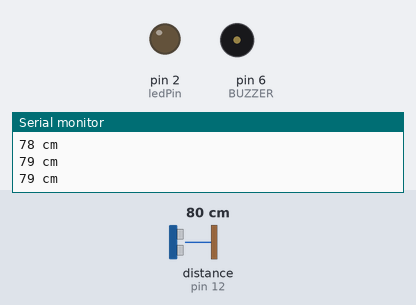
Bench run of a sketch on a simulated Arduino Uno, built with avr-gcc and run on an emulated ATmega328P. On the bench: output pins drawn as LEDs (lit = HIGH), buzzer (waves = sounding), the last lines printed to the serial monitor. Wiring (inferred from the names in the program): ultrasonic range finder: trigger pin 13; echo pin 12. Inputs (shaded band) come from the test bench; at power-on: distance to the obstacle (sensor on pin 12) 80 cm. The echo pulse lasts 58.3 µs per cm; pins used as bus, display or sensor lines are not drawn.

Above: at 1.3 s.
1.4 s: distance to the obstacle (sensor on pin 12) set to 57 cm
4.0 s: distance to the obstacle (sensor on pin 12) set to 51 cm
At 5.1 s:
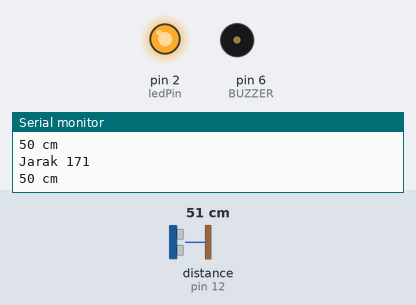
6.0 s: distance to the obstacle (sensor on pin 12) set to 35 cm
9.0 s: distance to the obstacle (sensor on pin 12) set to 29 cm
At 9.21 s:
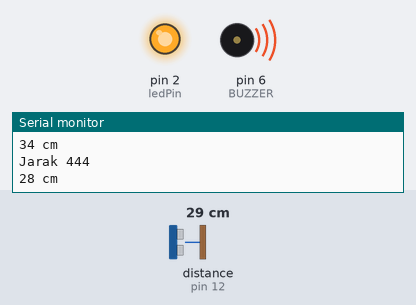
12.0 s: distance to the obstacle (sensor on pin 12) set to 120 cm
At 13.1 s:
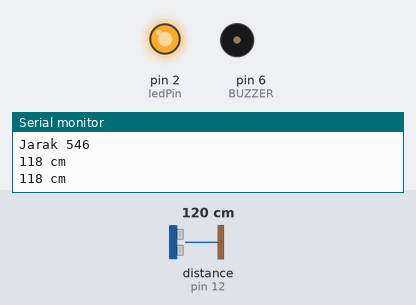
13.6 s: distance to the obstacle (sensor on pin 12) set to 63 cm
15.6 s: distance to the obstacle (sensor on pin 12) set to 57 cm
At 17.3 s:
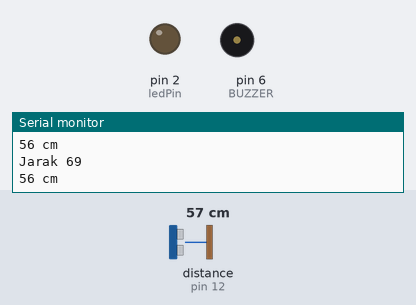
Timing chart, 0 to 18.8 s (numbered marks = the images above; inputs shaded):
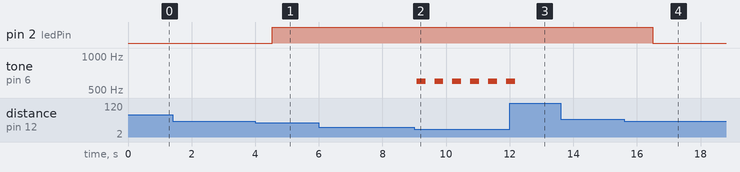

Measured:
- the behaviour switches between 54 and 53 cm on distance to the obstacle (sensor on pin 12) (found by bisection; images 0 and 1)
- the behaviour switches between 32 and 31 cm on distance to the obstacle (sensor on pin 12) (found by bisection; images 1 and 2)
- the behaviour switches between 61 and 60 cm on distance to the obstacle (sensor on pin 12) (found by bisection; images 3 and 4)
- after the input at 4.0 s, pin 2 (ledPin): LOW → HIGH after 0.54 s
- after the input at 9.0 s, tone on pin 6 (BUZZER): alternates 600 Hz for 0.28 s and silent for 0.28 s, starting after 0.07 s
- after the input at 12.0 s, tone on pin 6 (BUZZER): goes on until 12.2 s, then stays silent
- after the input at 15.6 s, pin 2 (ledPin): HIGH → LOW after 0.89 s

The sketch:

Spec_1_30_cm_LED.ino
```cpp
//******************************************************//
// Ultrasonic Sensor
// Sample Code 2 [Control the ultrasonic sensor]
//                                      - Kyung-Sik Jang//
//******************************************************//

//******************************************************//
// Hardware Configuration
//  - Connect IoT Starter Kit and Ultrasonic Sensor using jumper wire
//  Arduino      Ultra Sonic Sensor
//    5V       -        VCC
//    GND      -        GND
//    13       -        TRIG
//    12       -        ECHO
//******************************************************//

// Ultrasonic Sensor
//  - Ultrasonic Sensor is a sensor that measures the distance by emitting
//    the ultrasonic wave to the target and checking the time
//    untile the reflected wave is received.
//     * Ultrasound refers to sounds that are 20kHz or higher than
//       the human ear can hear.
// HR-SR04 Spec
//  - Operating Voltage : DC 5V
//  - Operating Current : 15mA
//  - Operating Frequency : 40Hz
//  - Occurrence Frequency : 40kHz
//  - Measurement Distance : 2cm ~ 400cm
// Ultrasonic Pulse
// < Trig ( Trigger) >
//        ┌--┐
// -------┘  └---------------------------------------
//         (1): generate ultrasonic waveform (10ns)
// < Echo >
//                        ┌------------┐
// -----------------------┘            └-------------
//                          (2) : Waveform Length
//                                 - the time from the launch
//                                   of the ultrasound
//                                   to the return
//
//

#define trigPin 13
#define echoPin 12
int ledPin = 2;

#define BUZZER 6

void setup()
{
  Serial.begin (9600);

  pinMode(trigPin, OUTPUT);
  pinMode(echoPin, INPUT);
  pinMode(ledPin, OUTPUT);

  pinMode(BUZZER, OUTPUT);
}

void loop()
{
//******************************************************//
  // Sample Code
  long duration, distance;
  // (1) : generate ultrasonic waveform
  digitalWrite(trigPin, LOW);
  delayMicroseconds(2);
  digitalWrite(trigPin, HIGH);
  delayMicroseconds(10);

  // (2) : Waveform length - the time from the launch
  //       of the ultrasound to the return
  digitalWrite(trigPin, LOW);
  // pulseIn(pin_number, pulse)
  // Read a pulse (HIGH or LOW) on the pin.
  // For example, if value is HIGH, first pulseIn() waits until the pin goes HIGH,
  // second starts a timer, finally waits for the pin to go low and stops the timer.
  //  - Parameter 1 [pin_number] : Pin Number
  //  - Parameter 2 [pulse]      : pulse (HIGH or LOW)
  duration = pulseIn(echoPin, HIGH);

  distance = duration * 17 / 1000;
  // Why write "distance = duration * 17 / 1000" code
  // Distance is time x speed.
  // The speed is 340mm per second at the speed of sound,
  // so the time * 340m is converted to 34,000cm in order to change in cm.
  // The duration that the time value is stored in is stored in microseconds,
  // so it divides 1,000,000 for conversion.
  // So the time x 34,000 / 1,000,000 comes out and the sum is the distance * 34 / 1,000.
  // However, it took two times to reach and return to the obstacle, so divide by two.
  // Then comes the formula of time x 17 / 1,000.

  if (distance >= 200 || distance <= 0)
  {
    Serial.println("Unable to measure distance");
    Serial.println(distance);

  }
  else
  {
    Serial.print(distance);
    Serial.println(" cm");

    if(distance <= 30)
    {
      tone(BUZZER, 600);
      delay(distance * 10);
      //digitalWrite(ledPin, HIGH);
      //delay(2500);
      //digitalWrite(ledPin, LOW);
      //delay(1000);
      noTone(BUZZER);
      delay(distance * 10);
    }
     else
    {
      delay(500);
    }

     int data = map(distance, 0, 60, 1023, 0);
     if (data > 0) {
    analogWrite(ledPin, data);
    Serial.println("Jarak " + String(data));
     }

  }

}
```
